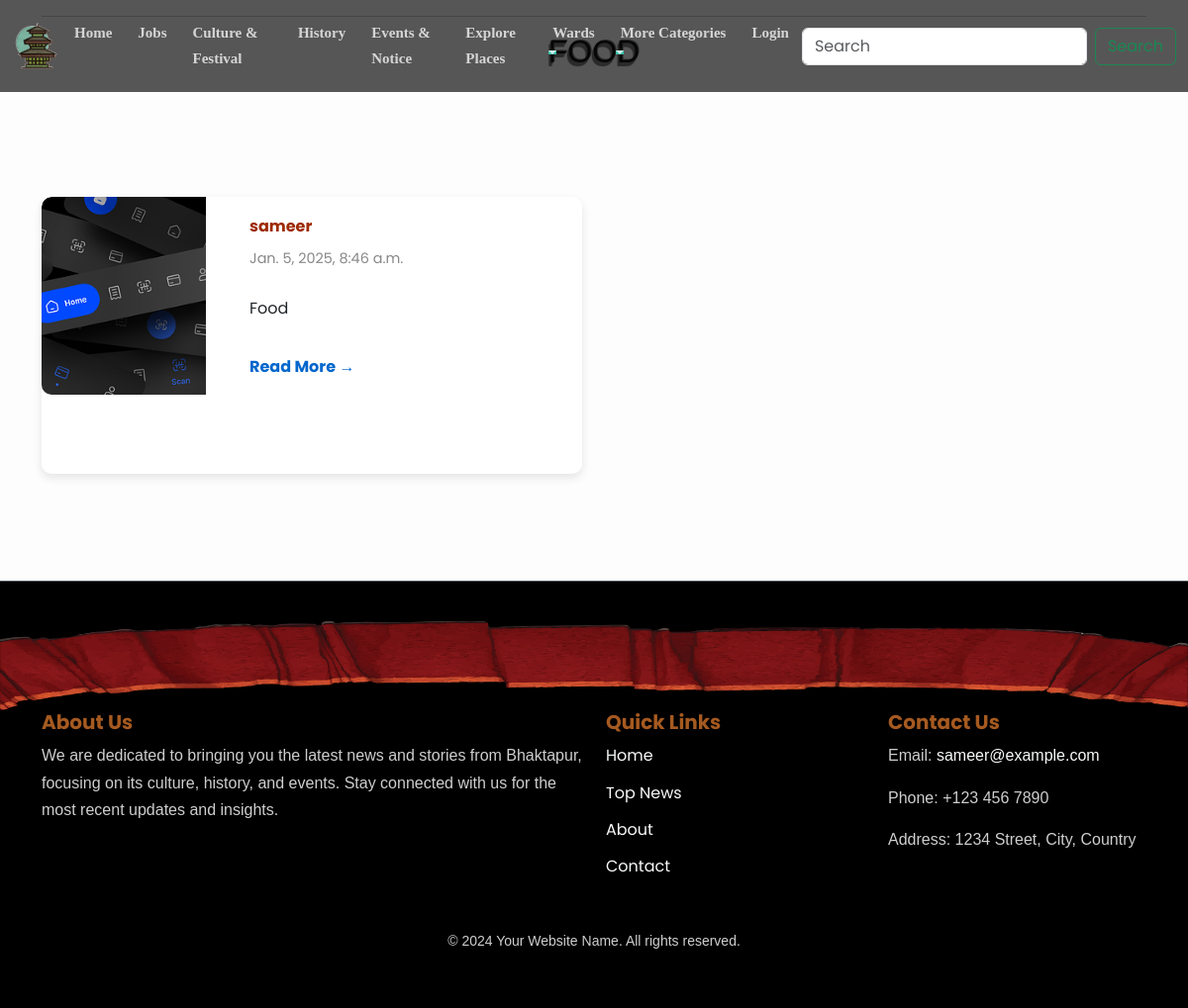
Page /category/7/ on the committed database.
### content/models.py (models this page shows, shortened)
class Category(models.Model):
    name = models.CharField(max_length=20)
    def __str__(self):
        return self.name

class Content(models.Model):
    title = models.CharField(max_length=100)
    body =RichTextUploadingField()
    category = models.ForeignKey(Category, on_delete=models.CASCADE)
    date_created = models.DateTimeField(auto_now_add=True)
    image = models.ImageField(upload_to='culture',default=False)  # Custom upload path based on category

### mynews/views.py (the view)
# urls.py: path('category/<id>/',views.categoryDetails,name="category_page"),
def categoryDetails(request, id):
    category = Category.objects.get(id=id)
    data = Content.objects.filter(category=category)
    return render(request, 'pages/categorydetails.html', {'data': data, 'category': category})

### mynews/context_processors.py (called while the page is built)
def categories(request):
    categories = Category.objects.all()
    return {'categories': categories}

def wards(request):
    wards = Ward.objects.all()
    return {'wards': wards}

### templates/pages/categorydetails.html
{% include "components/navbar.html" %}
{% if category %}
<div class="container category-section">
    <hr>
    <h2 class="section-title text-center">{{category}}</h2>
    <div class="row">
        {%if data %}
        {% for item in data %}
        <div class="col-md-6 my-2 news-card">
            <div class="card horizontal-card">
                <div class="row no-gutters">
                    <div class="col-md-4">
                        <img src="{{item.image.url}}" class="card-img-left" alt="Job Image">
                    </div>
                    <div class="col-md-8 ">
                        <div class="card-body">
                            <h5 class="card-title"><a href="/details/{{item.id}}">{{ item.title }}</a></h5>
                            <p class="card-date">{{ item.date_created }}</p>
                            <p class="card-text">{{ item.body | truncatewords:20|safe }}</p>
                            <a href="/details/{{item.id}}" class="btn-read-more">Read More <span>&#x2192;</span></a>
                        </div>
                    </div>
                </div>
            </div>
        </div>
        {% endfor %}
        {% else %}
        <div class="container-fluid " >
            <h2>Content not found of "{{category}} "</h2>
        </div>
        {% endif %}
    </div>
</div>
{% endif %}
{% include "components/footer.html" %}

### static/nav&footer.css (style rules this page uses)
body { font-family: 'Poppins', sans-serif; color: #333; }

### static/pages_style/home.css (style rules this page uses)
:root { --primary-color: #9C3D54; --secondary-color: #E85A4F; --accent-color: #F5B971; --dark-color: #2C363F; --light-color: #F4F1DE; --text-primary: #333333; --text-secondary: #666666; --font-heading: 'Playfair Display', serif; --font-body: 'Poppins', sans-serif; --transition: all 0.3s ease-in-out; --shadow: 0 5px 15px rgba(0, 0, 0, 0.1); --shadow-hover: 0 8px 25px rgba(0, 0, 0, 0.2); --border-radius: 10px; }
body { font-family: var(--font-body) !important; color: var(--text-primary); line-height: 1.7; background-color: #fdfdfd; }
.row { margin-bottom: 15px; }
.card-img-left { width: 100%; height: 200px; object-fit: cover; border-top-left-radius: 10px; border-bottom-left-radius: 10px; }
.card-body { padding: 20px; display: flex; flex-direction: column; justify-content: center; }
.card-title { font-size: 1rem; font-weight: bold; margin-bottom: 10px; color: #333; }
.card-title a { text-align: justify; color: rgb(158, 42, 0); text-decoration: none; }
.card-date { font-size: 0.9rem; color: #888; margin-bottom: 10px; }
.card-text { font-size: 1rem; color: #666; margin-bottom: 15px; }
.btn-read-more { font-size: 1rem; color: #0066cc; font-weight: bold; text-decoration: none; }

### staticfiles_build/static/pages_style/all_category.css (style rules this page uses)
.category-section h2.section-title { font-family: "Avant Garde", Avantgarde, "Century Gothic", CenturyGothic, "AppleGothic", sans-serif; color: #131313; text-shadow: 1px -1px 0 #767676, -1px 2px 1px #737272, -2px 4px 1px #767474; text-transform: uppercase; text-rendering: optimizeLegibility; margin-bottom: 15vh; }
.category-section .horizontal-card { border: none; max-height: 280px; background-color: #fff; border-radius: 10px; box-shadow: 0 4px 10px rgba(0, 0, 0, 0.1); transition: transform 0.3s ease-in-out; display: flex; flex-direction: column; margin-bottom: 20px; height: 300px; overflow: hidden; }

### rows in the picture
Category: name "FOOD"
Content: image (picture), title "sameer", date_created "Jan. 5, 2025, 8:46 a.m.", body "Food"
